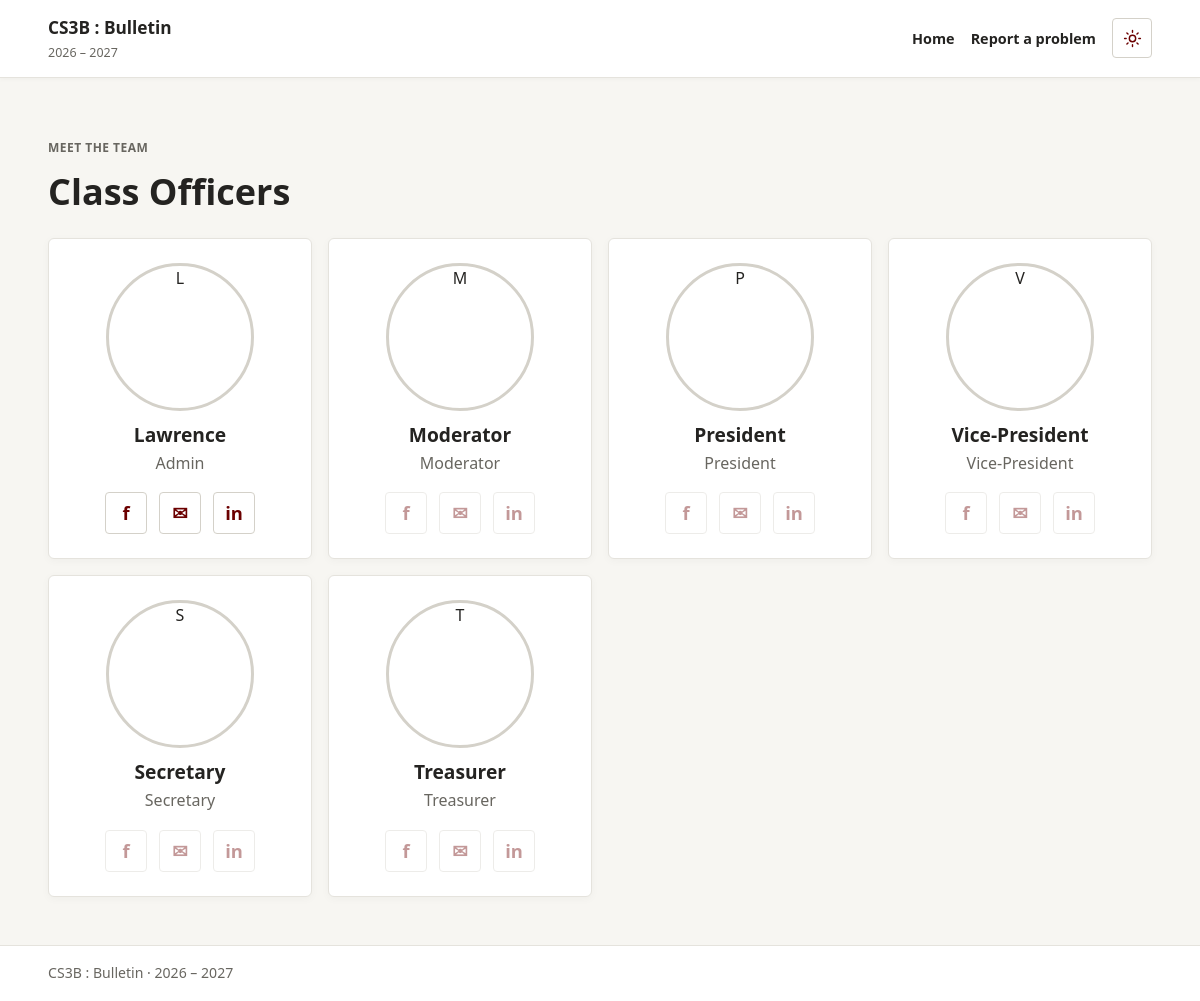
The app's page /officers.php with its own data.
### tables this page shows
CREATE TABLE users (
 id INT UNSIGNED AUTO_INCREMENT PRIMARY KEY,
 name VARCHAR(120) NOT NULL,
 email VARCHAR(190) NOT NULL UNIQUE,
 password VARCHAR(255) NOT NULL,
 default_password VARCHAR(255) NOT NULL,
 role ENUM('admin','officer','moderator','president','vice_president','secretary','treasurer') NOT NULL DEFAULT 'officer',
 photo_path VARCHAR(255) NULL,
 contact_email VARCHAR(190) NULL,
 facebook_url VARCHAR(500) NULL,
 linkedin_url VARCHAR(500) NULL,
 created_at TIMESTAMP DEFAULT CURRENT_TIMESTAMP
);

### functions.php (called while the page is built, shortened)
<?php
function e($value) {
    return htmlspecialchars((string)$value, ENT_QUOTES, 'UTF-8');
}
function role_label($role) {
    $labels = [
        'admin' => 'Admin',
        'officer' => 'Officer',
        'moderator' => 'Moderator',
        'president' => 'President',
        'vice_president' => 'Vice-President',
        'secretary' => 'Secretary',
        'treasurer' => 'Treasurer',
    ];
    return $labels[$role] ?? 'Officer';
}

### officers.php (the view, shortened to what this page needs)
<?php
require 'config.php'; require 'functions.php';
$officers = $pdo->query("SELECT name,role,photo_path,contact_email,facebook_url,linkedin_url FROM users WHERE role IN ('admin','officer','moderator','president','vice_president','secretary','treasurer') ORDER BY FIELD(role,'admin','moderator','president','vice_president','secretary','treasurer','officer'),name")->fetchAll();
?>
<!doctype html><html><head><link rel="stylesheet" href="assets/style.css"></head><body>
<header class="top"><div><strong>CS3B : Bulletin</strong><span>2026 – 2027</span></div><nav><a href="./">Home</a><a href="report-a-problem">Report a problem</a></nav></header>
<main class="container"><div class="dashhead"><div><p class="eyebrow">MEET THE TEAM</p><h1>Class Officers</h1></div></div>
<div class="officer-grid"><?php foreach($officers as $officer): ?><article class="card officer-card">
<?php if($officer['photo_path']): ?><img class="officer-photo" src="<?=e($officer['photo_path'])?>" alt="<?=e($officer['name'])?> profile photo"><?php else: ?><div class="officer-photo officer-placeholder" aria-label="No photo uploaded for <?=e($officer['name'])?>"><?=e(strtoupper(substr($officer['name'], 0, 1)))?></div><?php endif; ?>
<h2><?=e($officer['name'])?></h2><p class="officer-role"><?=e(role_label($officer['role']))?></p><div class="social-links">
<?php if($officer['facebook_url']): ?><a class="social-link" href="<?=e($officer['facebook_url'])?>" target="_blank" rel="noopener noreferrer" aria-label="<?=e($officer['name'])?> on Facebook"><span aria-hidden="true">f</span></a><?php else: ?><span class="social-link unavailable" role="img" aria-label="Facebook profile not provided"><span aria-hidden="true">f</span></span><?php endif; ?>
<?php if($officer['contact_email']): ?><a class="social-link" href="mailto:<?=e($officer['contact_email'])?>" aria-label="Email <?=e($officer['name'])?>"><span aria-hidden="true">&#9993;</span></a><?php else: ?><span class="social-link unavailable" role="img" aria-label="Public email not provided"><span aria-hidden="true">&#9993;</span></span><?php endif; ?>
<?php if($officer['linkedin_url']): ?><a class="social-link" href="<?=e($officer['linkedin_url'])?>" target="_blank" rel="noopener noreferrer" aria-label="<?=e($officer['name'])?> on LinkedIn"><span aria-hidden="true">in</span></a><?php else: ?><span class="social-link unavailable" role="img" aria-label="LinkedIn profile not provided"><span aria-hidden="true">in</span></span><?php endif; ?>
</div></article><?php endforeach; ?></div></main><footer>CS3B : Bulletin · 2026 – 2027</footer></body></html>

### assets/style.css (style rules this page uses)
:root { color-scheme: light; --maroon: #6B0000; --maroon-dark: #4A0000; --maroon-light: #8B1010; --gold: #C9972C; --gold-light: #F0C96B; --page: #F7F6F2; --surface: #FFFFFF; --surface-strong: #FFFFFF; --surface-muted: #F0EFEB; --text: #242321; --muted: #686660; --muted-soft: #929089; --accent: var(--maroon); --accent-hover: var(--maroon-light); --accent-soft: rgba(107, 0, 0, .09); --action: var(--maroon); --action-hover: var(--maroon-dark); --action-text: #FFFFFF; --border: #E5E3DD; --border-strong: #D4D1C9; --danger: #a33853; --danger-surface: #fff0f2; --success: #21775a; --success-surface: #e9f7f0; --shadow-soft: 0 2px 8px rgba(26, 26, 24, .035); --shadow-raised: 0 4px 14px rgba(26, 26, 24, .06); --shadow-control: none; --radius-sm: 4px; --radius-md: 6px; --radius-lg: 8px; --space-1: 4px; --space-2: 8px; --space-3: 12px; --space-4: 16px; --space-5: 24px; --space-6: 32px; --space-7: 48px; --font-body: "Avenir Next", Avenir, "Segoe UI", sans-serif; --transition: 160ms ease; }
* { box-sizing: border-box; }
html { min-height: 100%; scroll-behavior: smooth; }
body { display: flex; flex-direction: column; min-height: 100vh; margin: 0; background: var(--page); color: var(--text); font-family: var(--font-body); font-size: 16px; line-height: 1.6; transition: background-color var(--transition), color var(--transition); }
a { color: var(--accent); text-decoration: none; }
.top { position: sticky; top: 0; z-index: 5; display: flex; align-items: center; justify-content: space-between; gap: var(--space-5); padding: 14px max(4%, calc((100vw - 1180px) / 2)); color: var(--text); background: var(--surface-strong); border-bottom: 1px solid var(--border); box-shadow: 0 1px 5px rgba(26, 26, 24, .04); }
.top strong { color: var(--text); font-size: 1.08rem; font-weight: 750; }
.top span { display: block; margin-top: 1px; color: var(--muted); font-size: .78rem; }
.top nav { display: flex; align-items: center; gap: var(--space-2) var(--space-4); flex-wrap: wrap; }
.top nav a { color: var(--text); font-size: .9rem; font-weight: 600; }
.container { width: min(1120px, 92%); margin: 0 auto; padding: var(--space-7) 0; }
main.container { flex: 1 0 auto; }
.eyebrow, .meta { color: var(--muted); font-size: .75rem; font-weight: 750; letter-spacing: .04em; text-transform: uppercase; }
h1, h2, h3 { color: var(--text); line-height: 1.25; }
h1 { margin-top: 0; font-size: clamp(1.8rem, 3vw, 2.5rem); }
h2 { margin: 0 0 var(--space-4); font-size: 1.45rem; }
.card { padding: var(--space-5); color: var(--text); background: var(--surface-strong); border: 1px solid var(--border); border-radius: var(--radius-md); box-shadow: var(--shadow-soft); transition: border-color var(--transition), box-shadow var(--transition), background-color var(--transition); }
.card p { color: var(--muted); }
.officer-grid { display: grid; grid-template-columns: repeat(auto-fit, minmax(min(100%, 230px), 1fr)); gap: var(--space-4); }
.officer-card { text-align: center; }
.officer-card h2 { margin: var(--space-3) 0 var(--space-1); font-size: 1.2rem; }
.officer-role { margin: 0; color: var(--muted); }
.officer-photo, .profile-preview, .profile-placeholder { width: 148px; max-width: 100%; aspect-ratio: 1; margin: 0 auto var(--space-3); object-fit: cover; border: 3px solid var(--border-strong); border-radius: 50%; }
.social-links { display: flex; justify-content: center; gap: var(--space-3); margin-top: var(--space-4); }
.social-link { width: 42px; height: 42px; display: inline-grid; place-items: center; color: var(--accent); background: var(--surface-strong); border: 1px solid var(--border-strong); border-radius: var(--radius-sm); box-shadow: var(--shadow-control); font-size: 1.15rem; font-weight: 750; line-height: 1; transition: transform var(--transition), background-color var(--transition), border-color var(--transition); }
.social-link.unavailable { opacity: .4; box-shadow: none; }
.dashhead { display: flex; align-items: center; justify-content: space-between; gap: var(--space-5); margin-bottom: var(--space-5); }
.dashhead h1 { margin: 0; }
footer { flex: 0 0 auto; margin-top: auto; padding: var(--space-4) max(4%, calc((100vw - 1120px) / 2)); color: var(--muted); text-align: left; background: var(--surface-strong); border-top: 1px solid var(--border); font-size: .88rem; }

### records on screen
users: name "L", name "Lawrence", role "Admin"
users: name "M", name "Moderator", role "Moderator", shows "f", shows "in"
users: name "P", name "President", role "President", shows "f", shows "in"
users: name "V", name "Vice-President", role "Vice-President", shows "f", shows "in"
users: name "S", name "Secretary", role "Secretary", shows "f", shows "in"
users: name "T", name "Treasurer", role "Treasurer", shows "f", shows "in"
